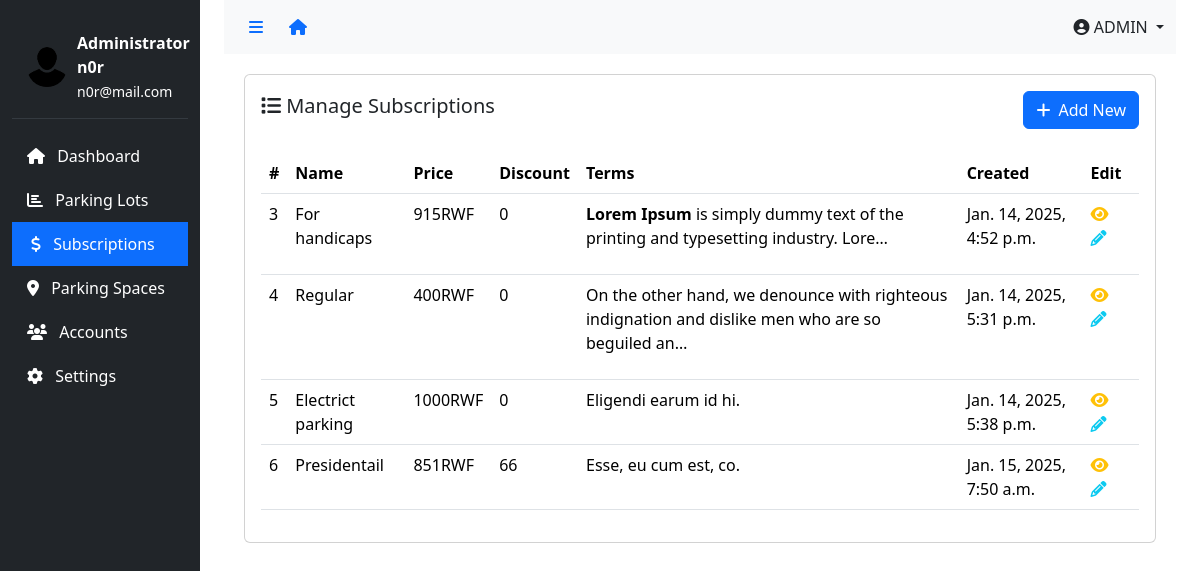
The app's page /dashboard/subscriptions (signed in), older data.
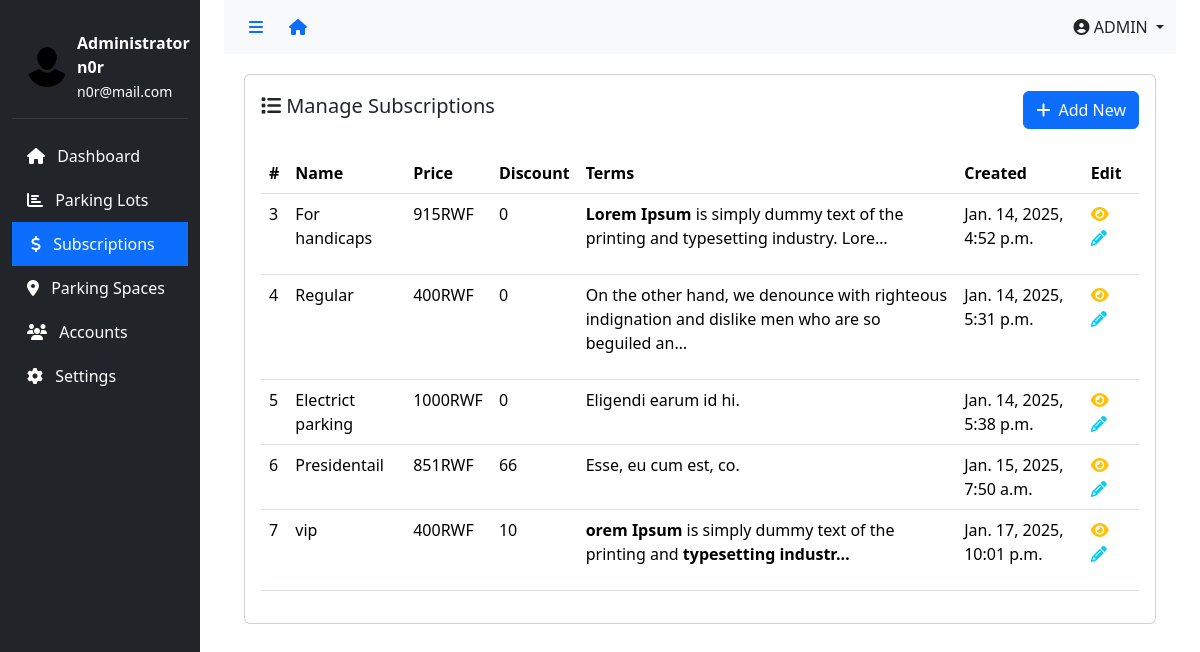
The same page, newer data.
### app/models.py (models this page shows, shortened)
class Subscription(models.Model):
    name = models.CharField(max_length=255, unique=True)
    price = models.IntegerField()
    discount_rate = models.PositiveIntegerField(validators=[MaxValueValidator(100)])
    terms = models.TextField()
    created_at = models.DateTimeField(auto_now_add=True)

### app/views.py (the view)
# urls.py: path('dashboard/subscriptions', views.subscriptions, name="subscriptions"),
@login_required
@admin_required
def subscriptions(request):
    sublist = Subscription.objects.all()
    context={
        'subscriptions': sublist,
        'active_menu': 'subscriptions'
    }
    return render(request, "dashboard/subscriptions.html", context)

### app/templates/app/dashboard/subscriptions.html (shortened to what this page needs)
{% extends 'dashboard/base.html' %}
{% block content %}
    <div class="content">
        <div class="card">
            <div class="card-body">
    <div class="d-flex justify-content-between align-items-center">
        <h5 class="card-title"><i class="fas fa-list"></i> Manage Subscriptions</h5>
        <a href="{% url 'create_subscription' %}" class="btn btn-primary"><i class="fas fa-plus me-2"></i>Add New</a>
    </div>
<br>
              <div class="table-responsive">
                <table class="table" id="activityTable">
                  <thead>
                    <tr>
                      <th>#</th>
                      <th>Name</th>
                      <th>Price</th>
                      <th>Discount</th>
                      <th>Terms</th>
                      <th>Created</th>
                      <th>Edit</th>
                    </tr>
                  </thead>
                  <tbody>
                    {% for sub in subscriptions %}
                    <tr>
                      <td>{{ sub.id }}</td>
                      <td>{{ sub.name }}</td>
                      <td>{{ sub.price }}RWF</td>
                      <td>{{ sub.discount_rate }}</td>
                      <td>{{ sub.terms|safe|truncatechars:100 }}</td>
                      <td>{{ sub.created_at }}</td>
                      <td>
                        <a href="{% url 'subscription_view' sub.pk %}"><i class="fas fa-eye me-2 text-warning"></i></a>
                        <a href="{% url 'update_subscription' sub.pk %}"><i class="fas fa-pencil me-2 text-info"></i></a>
                    </td>
                    </tr>
                {% endfor %}
                  </tbody>
                </table>
              </div>
            </div>
          </div>
    </div>
{% endblock %}

Row changes from the older to the newer data that the page shows:
added Subscription: id "7", name "vip", price "400", discount_rate "10", terms "orem Ipsum is simply dummy text of the printing and typesetting industr…", created_at "Jan. 17, 2025, 10:01 p.m."
